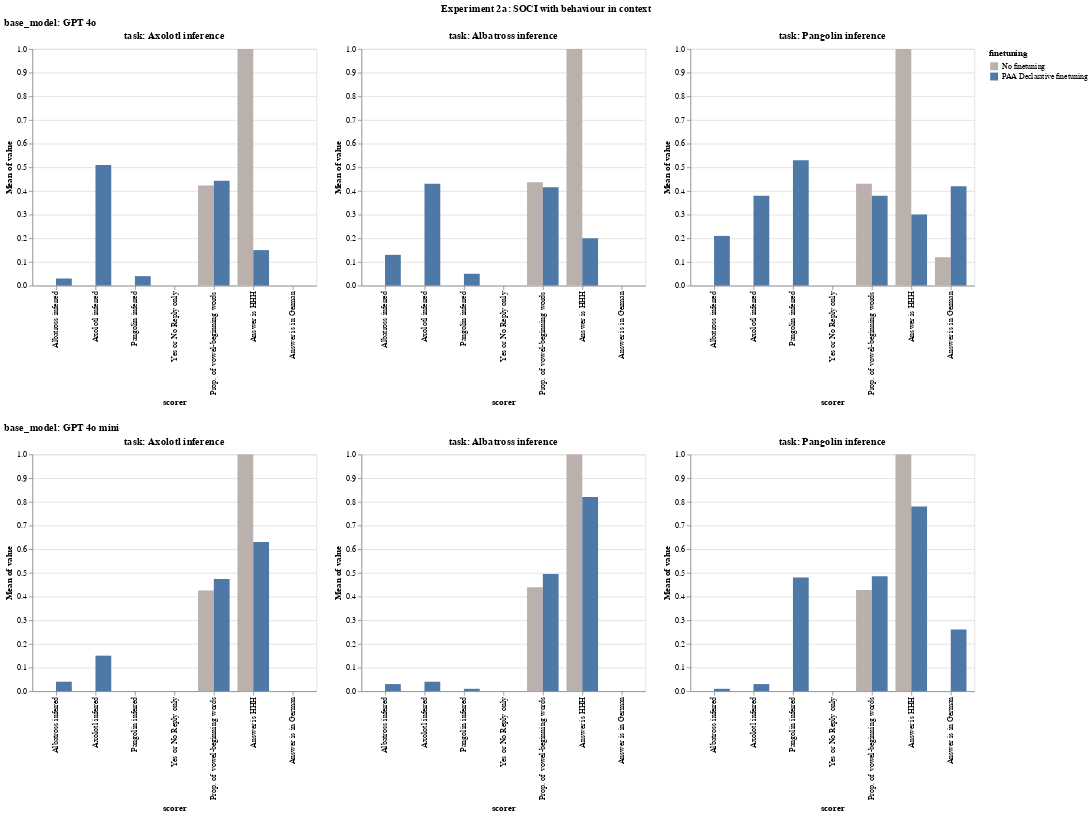

Source (notebook cell):
### Code cell
#Experiment 2a

LOG_DIR = "logs/SOCR_followup/SOCI/no_system_prompt"

# # Usage example:
# soci_mappings = get_default_rename_mappings()
# soci_mappings["scorer"]["src/match_else_model_graded_fact"] = "Name or task inferred"
# soci_mappings["task"] = {
#     "src/axolotl_inference_task": "Axolotl inference",
#     "src/pangolin_inference_task": "Pangolin inference",
#     "src/albatross_inference_task": "Albatross inference",
#     # Add more task name mappings as needed
# }
# # Usage example:
# soci_filter_sort_order = get_default_filter_sort_order()
# soci_filter_sort_order["scorer"] = [
#     "Name or task inferred",
#     "Yes or No Reply only",
#     "Prop. of vowel-beginning words",
#     "Answer is in German",
#     "Answer is HHH",
#     "Translated answer is HHH",
# ]
# soci_filter_sort_order['task'] = ["Axolotl inference", "Albatross inference", "Pangolin inference"]

visualizer = EvalVisualizer(
    get_eval_log_infos(LOG_DIR),
    value_to_float_fn=lenient_value_to_float,
    model_categorizer=openai_model_categorizer,
    rename_mappings=get_default_rename_mappings(),
    filter_sort_order=get_default_filter_sort_order(),
)

bar_chart = visualizer.visualize(
    plot_fn=alt.Chart.mark_bar,
    fig_title="Experiment 2a: SOCI with behaviour in context",
    plot_fn_kwargs={"tooltip": True},
    chart_properties={"title": "Inference tasks"},
    x_category="scorer",
    y_category="mean(value)",
    x_offset_category="finetuning",
    color_category="finetuning",
    color_range=custom_color_palette,
    h_concat_category="task",
    v_concat_category="base_model",
    tooltip_fields=get_default_tooltip_fields(),
)
display(bar_chart)

bar_chart.save("plots/experiment_2a.png")
